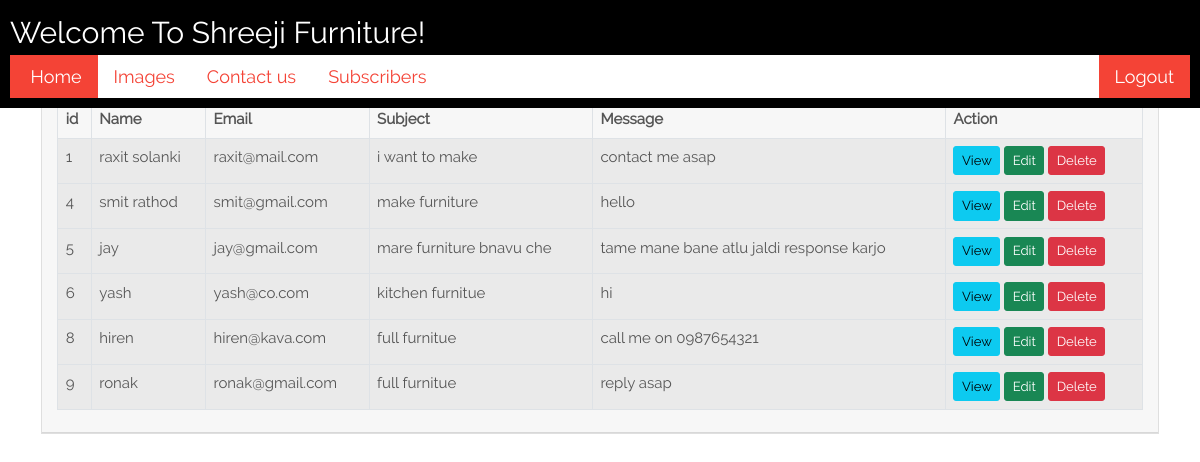
The app's page /admin/contactus.php (signed in) with its own data.
### tables this page shows
CREATE TABLE `contact` (
  `id` int(11) NOT NULL,
  `Name` varchar(30) NOT NULL,
  `Email` varchar(30) NOT NULL,
  `Subject` text NOT NULL,
  `Message` text NOT NULL
);

### admin/contactus.php (the view, shortened to what this page needs)
<?php
include "connect.php";
	?>
<!DOCTYPE html>
<html lang="en">
<head>
	 <link href="css/bootstrap.min.css" rel="stylesheet">
	<?php include 'header.php'; ?>
</head>
<body class="mt-5">
<div class="container mt-5">
	<div class="row">
		<div class= "col-md-12">
			<div class="card">
				<div class="card-header">
					<h4>Customer Details
					<a href="index.php" class="btn btn-danger float-end">Back</a>
					</h4>
					<table class="table table-bordered table-striped">
						<thead>
							<tr>
								<th>id</th>
								<th>Name</th>
								<th>Email</th>
								<th>Subject</th>
								<th>Message</th>
								<th>Action</th>
							</tr>
						</thead>
						<tbody>
							<?php $s = mysqli_query($con,"select * from contact");
							while($row = mysqli_fetch_array($s))
							{
							?>
							<tr>
								<td><?php echo $row['id']; ?></td>
								<td><?php echo $row['Name']; ?></td>
								<td><?php echo $row['Email']; ?></td>
								<td><?php echo $row['Subject']; ?></td>
								<td><?php echo $row['Message']; ?></td>
								<td>
									<a href="coustmer_view.php?id=<?= $row['id']; ?>" class="btn btn-info btn-sm">View</a>
									<a href="coustmer_edit.php?id=<?= $row['id']; ?>" class="btn btn-success btn-sm">Edit</a>
									<form action="coustmer_delete.php" method="POST" class="d-inline">
										<button type="submit" name="coustmer_delete" value="<?= $row['id']; ?>" class="btn btn-danger btn-sm">Delete</button>
									</form>
								</td>
							</tr>
						</tbody>
						<?php } ?>
					</table>
				</div>
			</div>
		</div>
	</div>
</div>
</body>
</html>

### admin/css/w3.css (style rules this page uses)
*,*:before,*:after { box-sizing:inherit }
html { -ms-text-size-adjust:100%;-webkit-text-size-adjust:100% }
body { margin:0 }
a { background-color:transparent;-webkit-text-decoration-skip:objects }
button,input,select,textarea { font:inherit;margin:0 }
button,input { overflow:visible }
button,select { text-transform:none }
button,html [type=button],[type=reset],[type=submit] { -webkit-appearance:button }
html,body { font-family:Verdana,sans-serif;font-size:15px;line-height:1.5 }
html { overflow-x:hidden }
h4 { font-size:20px }
h1,h2,h3,h4,h5,h6 { font-family:"Segoe UI",Arial,sans-serif;font-weight:400;margin:10px 0 }
a { color:inherit }

### records on screen
contact: id "1", Name "raxit solanki", Email "raxit@mail.com", Subject "i want to make", Message "contact me asap"
contact: id "4", Name "smit rathod", Email "smit@gmail.com", Subject "make furniture", Message "hello"
contact: id "5", Name "jay", Email "jay@gmail.com", Subject "mare furniture bnavu che", Message "tame mane bane atlu jaldi response karjo"
contact: id "6", Name "yash", Email "yash@co.com", Subject "kitchen furnitue", Message "hi"
contact: id "8", Name "hiren", Email "hiren@kava.com", Subject "full furnitue", Message "call me on 0987654321"
contact: id "9", Name "ronak", Email "ronak@gmail.com", Subject "full furnitue", Message "reply asap"
